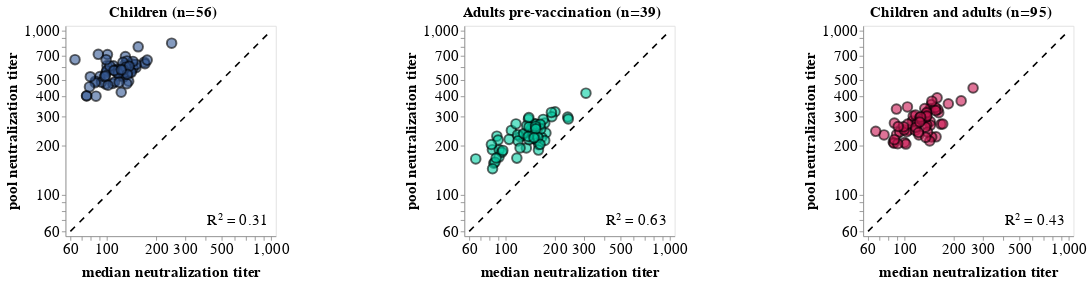

Source (notebook cell):
### Code cell
# Get corr plots
pretty_corr_plot = (alt.concat(*corr_plots, title = '', columns = 3, spacing=140).resolve_scale(
    y='shared',
    x='shared'))

# Save
outfile = os.path.join(resultsdir, 'corr_plots.pdf')
pretty_corr_plot.save(outfile, dpi = 300)
pretty_corr_plot
